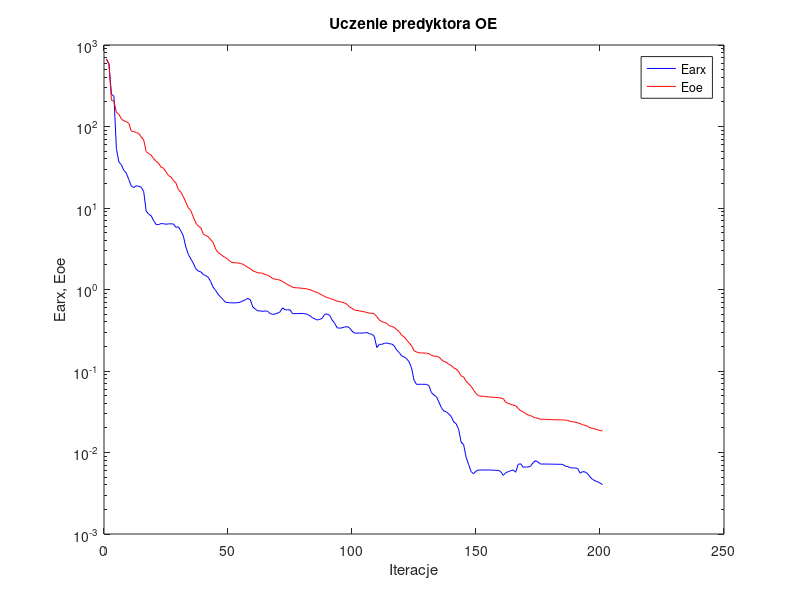
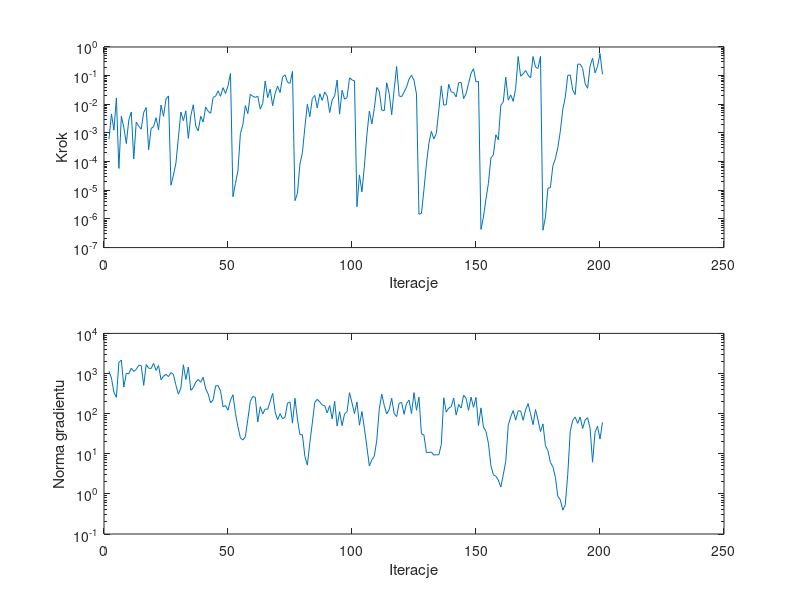

Recreate these plots in MATLAB, in order.
%uczenie predyktora oe
clear all;
n=0; farx(n+1)=6.694278e+002; foe(n+1)=6.745455e+002; wspucz(n+1)=0.000000e+000; ng(n+1)=0.000000e+000;
%odnowa zmiennej metryki
n=1; farx(n+1)=5.862973e+002; foe(n+1)=5.805194e+002; krok(n+1)=6.019342e-004; ng(n+1)=1.137674e+003;
n=2; farx(n+1)=2.493286e+002; foe(n+1)=2.108087e+002; krok(n+1)=4.633174e-003; ng(n+1)=7.714066e+002;
n=3; farx(n+1)=2.352796e+002; foe(n+1)=2.043419e+002; krok(n+1)=1.250908e-003; ng(n+1)=3.385733e+002;
n=4; farx(n+1)=5.352597e+001; foe(n+1)=1.492171e+002; krok(n+1)=1.640492e-002; ng(n+1)=2.545354e+002;
n=5; farx(n+1)=3.667253e+001; foe(n+1)=1.413410e+002; krok(n+1)=5.770216e-005; ng(n+1)=1.889045e+003;
n=6; farx(n+1)=3.391161e+001; foe(n+1)=1.235980e+002; krok(n+1)=3.835857e-003; ng(n+1)=2.165975e+003;
n=7; farx(n+1)=2.895924e+001; foe(n+1)=1.174709e+002; krok(n+1)=1.548092e-003; ng(n+1)=4.593421e+002;
n=8; farx(n+1)=2.673766e+001; foe(n+1)=1.147694e+002; krok(n+1)=4.270089e-004; ng(n+1)=1.016010e+003;
n=9; farx(n+1)=2.239808e+001; foe(n+1)=1.096362e+002; krok(n+1)=2.831403e-003; ng(n+1)=9.839181e+002;
n=10; farx(n+1)=1.857052e+001; foe(n+1)=8.786207e+001; krok(n+1)=5.400718e-003; ng(n+1)=1.354982e+003;
n=11; farx(n+1)=1.784725e+001; foe(n+1)=8.674429e+001; krok(n+1)=1.247165e-004; ng(n+1)=1.128026e+003;
n=12; farx(n+1)=1.875788e+001; foe(n+1)=8.431432e+001; krok(n+1)=2.391214e-003; ng(n+1)=1.265935e+003;
n=13; farx(n+1)=1.849298e+001; foe(n+1)=8.224659e+001; krok(n+1)=1.721185e-003; ng(n+1)=1.600105e+003;
n=14; farx(n+1)=1.803057e+001; foe(n+1)=7.422665e+001; krok(n+1)=1.353531e-003; ng(n+1)=1.586776e+003;
n=15; farx(n+1)=1.591282e+001; foe(n+1)=6.850280e+001; krok(n+1)=5.200687e-003; ng(n+1)=5.067477e+002;
n=16; farx(n+1)=9.204401e+000; foe(n+1)=4.930566e+001; krok(n+1)=7.757015e-003; ng(n+1)=1.666365e+003;
n=17; farx(n+1)=8.382911e+000; foe(n+1)=4.648287e+001; krok(n+1)=2.601359e-004; ng(n+1)=1.364128e+003;
n=18; farx(n+1)=8.043753e+000; foe(n+1)=4.459140e+001; krok(n+1)=1.427772e-003; ng(n+1)=1.330308e+003;
n=19; farx(n+1)=6.994772e+000; foe(n+1)=4.044930e+001; krok(n+1)=1.667309e-003; ng(n+1)=1.795520e+003;
n=20; farx(n+1)=6.281662e+000; foe(n+1)=3.730160e+001; krok(n+1)=3.400118e-003; ng(n+1)=1.194785e+003;
n=21; farx(n+1)=6.250001e+000; foe(n+1)=3.552256e+001; krok(n+1)=1.290694e-003; ng(n+1)=1.577692e+003;
n=22; farx(n+1)=6.436618e+000; foe(n+1)=3.174094e+001; krok(n+1)=9.385969e-003; ng(n+1)=6.998579e+002;
n=23; farx(n+1)=6.414548e+000; foe(n+1)=3.077966e+001; krok(n+1)=3.813746e-003; ng(n+1)=8.582087e+002;
n=24; farx(n+1)=6.323118e+000; foe(n+1)=2.769249e+001; krok(n+1)=1.540553e-002; ng(n+1)=9.521507e+002;
n=25; farx(n+1)=6.387850e+000; foe(n+1)=2.501143e+001; krok(n+1)=1.957537e-002; ng(n+1)=8.364507e+002;
%odnowa zmiennej metryki
n=26; farx(n+1)=6.395299e+000; foe(n+1)=2.405797e+001; krok(n+1)=1.502405e-005; ng(n+1)=1.054224e+003;
n=27; farx(n+1)=6.364783e+000; foe(n+1)=2.162765e+001; krok(n+1)=3.386439e-005; ng(n+1)=9.484319e+002;
n=28; farx(n+1)=5.793421e+000; foe(n+1)=2.027265e+001; krok(n+1)=8.904993e-005; ng(n+1)=5.093822e+002;
n=29; farx(n+1)=5.881373e+000; foe(n+1)=1.684516e+001; krok(n+1)=6.946998e-004; ng(n+1)=3.057477e+002;
n=30; farx(n+1)=5.225440e+000; foe(n+1)=1.563868e+001; krok(n+1)=5.381741e-003; ng(n+1)=4.318560e+002;
n=31; farx(n+1)=4.520334e+000; foe(n+1)=1.374531e+001; krok(n+1)=2.690870e-003; ng(n+1)=1.649606e+003;
n=32; farx(n+1)=3.328089e+000; foe(n+1)=1.178264e+001; krok(n+1)=5.879121e-003; ng(n+1)=7.074347e+002;
n=33; farx(n+1)=2.697501e+000; foe(n+1)=1.006256e+001; krok(n+1)=6.459813e-004; ng(n+1)=1.453592e+003;
n=34; farx(n+1)=2.373352e+000; foe(n+1)=9.293909e+000; krok(n+1)=3.990929e-003; ng(n+1)=3.833804e+002;
n=35; farx(n+1)=2.105407e+000; foe(n+1)=7.764963e+000; krok(n+1)=9.659422e-003; ng(n+1)=4.443363e+002;
n=36; farx(n+1)=1.800587e+000; foe(n+1)=6.555693e+000; krok(n+1)=1.708199e-003; ng(n+1)=6.111262e+002;
n=37; farx(n+1)=1.684282e+000; foe(n+1)=6.015949e+000; krok(n+1)=1.189159e-003; ng(n+1)=7.134977e+002;
n=38; farx(n+1)=1.650200e+000; foe(n+1)=5.746601e+000; krok(n+1)=3.816075e-003; ng(n+1)=6.046908e+002;
n=39; farx(n+1)=1.531405e+000; foe(n+1)=4.818422e+000; krok(n+1)=2.407737e-003; ng(n+1)=8.039688e+002;
n=40; farx(n+1)=1.477685e+000; foe(n+1)=4.595475e+000; krok(n+1)=8.085176e-003; ng(n+1)=4.141396e+002;
n=41; farx(n+1)=1.416485e+000; foe(n+1)=4.454365e+000; krok(n+1)=5.682045e-003; ng(n+1)=3.086839e+002;
n=42; farx(n+1)=1.251495e+000; foe(n+1)=4.086296e+000; krok(n+1)=4.874671e-003; ng(n+1)=1.844173e+002;
n=43; farx(n+1)=1.070091e+000; foe(n+1)=3.786746e+000; krok(n+1)=1.737095e-002; ng(n+1)=2.215369e+002;
n=44; farx(n+1)=9.741694e-001; foe(n+1)=3.149649e+000; krok(n+1)=1.915230e-002; ng(n+1)=4.892480e+002;
n=45; farx(n+1)=8.749598e-001; foe(n+1)=2.834370e+000; krok(n+1)=2.954351e-002; ng(n+1)=5.034939e+002;
n=46; farx(n+1)=8.092888e-001; foe(n+1)=2.719187e+000; krok(n+1)=1.902655e-002; ng(n+1)=3.626552e+002;
n=47; farx(n+1)=7.523787e-001; foe(n+1)=2.563106e+000; krok(n+1)=3.800897e-002; ng(n+1)=1.480693e+002;
n=48; farx(n+1)=6.969942e-001; foe(n+1)=2.456973e+000; krok(n+1)=2.378798e-002; ng(n+1)=1.591995e+002;
n=49; farx(n+1)=6.921487e-001; foe(n+1)=2.340192e+000; krok(n+1)=4.438543e-002; ng(n+1)=1.217407e+002;
n=50; farx(n+1)=6.863201e-001; foe(n+1)=2.190257e+000; krok(n+1)=1.183885e-001; ng(n+1)=2.174833e+002;
%odnowa zmiennej metryki
n=51; farx(n+1)=6.862432e-001; foe(n+1)=2.135714e+000; krok(n+1)=5.945963e-006; ng(n+1)=2.955897e+002;
n=52; farx(n+1)=6.859498e-001; foe(n+1)=2.126348e+000; krok(n+1)=1.743790e-005; ng(n+1)=1.020665e+002;
n=53; farx(n+1)=6.895727e-001; foe(n+1)=2.118310e+000; krok(n+1)=4.727834e-005; ng(n+1)=4.719640e+001;
n=54; farx(n+1)=6.994918e-001; foe(n+1)=2.088160e+000; krok(n+1)=9.489565e-004; ng(n+1)=2.486473e+001;
n=55; farx(n+1)=7.265412e-001; foe(n+1)=2.040993e+000; krok(n+1)=1.945210e-003; ng(n+1)=2.200981e+001;
n=56; farx(n+1)=7.479900e-001; foe(n+1)=1.955108e+000; krok(n+1)=9.019129e-003; ng(n+1)=2.656996e+001;
n=57; farx(n+1)=7.802325e-001; foe(n+1)=1.865100e+000; krok(n+1)=4.719599e-003; ng(n+1)=7.205775e+001;
n=58; farx(n+1)=7.452658e-001; foe(n+1)=1.803968e+000; krok(n+1)=2.223039e-002; ng(n+1)=2.024582e+002;
n=59; farx(n+1)=6.108417e-001; foe(n+1)=1.696513e+000; krok(n+1)=1.911063e-002; ng(n+1)=2.677601e+002;
n=60; farx(n+1)=5.759700e-001; foe(n+1)=1.652332e+000; krok(n+1)=1.740861e-002; ng(n+1)=2.554966e+002;
n=61; farx(n+1)=5.467362e-001; foe(n+1)=1.602332e+000; krok(n+1)=1.931884e-002; ng(n+1)=6.169960e+001;
n=62; farx(n+1)=5.471028e-001; foe(n+1)=1.595502e+000; krok(n+1)=6.818297e-003; ng(n+1)=1.490597e+002;
n=63; farx(n+1)=5.385769e-001; foe(n+1)=1.581592e+000; krok(n+1)=1.078150e-002; ng(n+1)=9.858678e+001;
n=64; farx(n+1)=5.460541e-001; foe(n+1)=1.520729e+000; krok(n+1)=6.491499e-002; ng(n+1)=1.308118e+002;
n=65; farx(n+1)=5.396136e-001; foe(n+1)=1.502222e+000; krok(n+1)=1.694661e-002; ng(n+1)=1.277593e+002;
n=66; farx(n+1)=5.076050e-001; foe(n+1)=1.433223e+000; krok(n+1)=3.377159e-002; ng(n+1)=2.021959e+002;
n=67; farx(n+1)=4.952979e-001; foe(n+1)=1.364117e+000; krok(n+1)=8.956895e-003; ng(n+1)=3.196590e+002;
n=68; farx(n+1)=5.005093e-001; foe(n+1)=1.341463e+000; krok(n+1)=2.378377e-002; ng(n+1)=1.111613e+002;
n=69; farx(n+1)=5.140269e-001; foe(n+1)=1.324995e+000; krok(n+1)=4.294671e-002; ng(n+1)=7.035533e+001;
n=70; farx(n+1)=5.318259e-001; foe(n+1)=1.300738e+000; krok(n+1)=2.578794e-002; ng(n+1)=9.983493e+001;
n=71; farx(n+1)=5.960109e-001; foe(n+1)=1.253582e+000; krok(n+1)=8.892157e-002; ng(n+1)=7.486826e+001;
n=72; farx(n+1)=5.633293e-001; foe(n+1)=1.199847e+000; krok(n+1)=1.072012e-001; ng(n+1)=8.219462e+001;
n=73; farx(n+1)=5.634339e-001; foe(n+1)=1.149840e+000; krok(n+1)=5.893163e-002; ng(n+1)=1.822808e+002;
n=74; farx(n+1)=5.646564e-001; foe(n+1)=1.111637e+000; krok(n+1)=5.401650e-002; ng(n+1)=1.963527e+002;
n=75; farx(n+1)=5.045956e-001; foe(n+1)=1.065797e+000; krok(n+1)=1.409038e-001; ng(n+1)=5.789338e+001;
%odnowa zmiennej metryki
n=76; farx(n+1)=5.052993e-001; foe(n+1)=1.051108e+000; krok(n+1)=4.345419e-006; ng(n+1)=2.412403e+002;
n=77; farx(n+1)=5.060794e-001; foe(n+1)=1.048503e+000; krok(n+1)=7.794783e-006; ng(n+1)=7.289818e+001;
n=78; farx(n+1)=5.076806e-001; foe(n+1)=1.043399e+000; krok(n+1)=8.190066e-005; ng(n+1)=2.979489e+001;
n=79; farx(n+1)=5.090377e-001; foe(n+1)=1.033527e+000; krok(n+1)=2.026610e-004; ng(n+1)=2.973053e+001;
n=80; farx(n+1)=5.039488e-001; foe(n+1)=1.026380e+000; krok(n+1)=1.592864e-003; ng(n+1)=8.620312e+000;
n=81; farx(n+1)=4.957654e-001; foe(n+1)=1.013341e+000; krok(n+1)=1.007231e-002; ng(n+1)=5.206212e+000;
n=82; farx(n+1)=4.777830e-001; foe(n+1)=9.962954e-001; krok(n+1)=3.683227e-003; ng(n+1)=1.885278e+001;
n=83; farx(n+1)=4.518164e-001; foe(n+1)=9.696311e-001; krok(n+1)=1.598692e-002; ng(n+1)=5.871266e+001;
n=84; farx(n+1)=4.367209e-001; foe(n+1)=9.394891e-001; krok(n+1)=2.038266e-002; ng(n+1)=1.919551e+002;
n=85; farx(n+1)=4.224286e-001; foe(n+1)=9.188811e-001; krok(n+1)=7.431661e-003; ng(n+1)=2.275451e+002;
n=86; farx(n+1)=4.301682e-001; foe(n+1)=8.824394e-001; krok(n+1)=2.343419e-002; ng(n+1)=1.960877e+002;
n=87; farx(n+1)=4.434266e-001; foe(n+1)=8.509155e-001; krok(n+1)=1.370811e-002; ng(n+1)=1.634629e+002;
n=88; farx(n+1)=4.969837e-001; foe(n+1)=8.190542e-001; krok(n+1)=2.698544e-002; ng(n+1)=1.578940e+002;
n=89; farx(n+1)=5.003976e-001; foe(n+1)=7.943550e-001; krok(n+1)=1.963396e-002; ng(n+1)=1.041873e+002;
n=90; farx(n+1)=4.815848e-001; foe(n+1)=7.791992e-001; krok(n+1)=5.139053e-003; ng(n+1)=1.591774e+002;
n=91; farx(n+1)=4.224722e-001; foe(n+1)=7.602286e-001; krok(n+1)=1.400181e-002; ng(n+1)=7.415284e+001;
n=92; farx(n+1)=3.858076e-001; foe(n+1)=7.414256e-001; krok(n+1)=1.960421e-002; ng(n+1)=2.031725e+002;
n=93; farx(n+1)=3.392472e-001; foe(n+1)=7.179103e-001; krok(n+1)=7.045190e-002; ng(n+1)=4.919024e+001;
n=94; farx(n+1)=3.354818e-001; foe(n+1)=7.120444e-001; krok(n+1)=4.534550e-003; ng(n+1)=1.124607e+002;
n=95; farx(n+1)=3.386761e-001; foe(n+1)=6.959648e-001; krok(n+1)=3.095635e-002; ng(n+1)=5.020221e+001;
n=96; farx(n+1)=3.456989e-001; foe(n+1)=6.846536e-001; krok(n+1)=1.506159e-002; ng(n+1)=9.824844e+001;
n=97; farx(n+1)=3.507485e-001; foe(n+1)=6.560207e-001; krok(n+1)=1.706649e-002; ng(n+1)=1.118790e+002;
n=98; farx(n+1)=3.386127e-001; foe(n+1)=6.116265e-001; krok(n+1)=8.429404e-002; ng(n+1)=3.335285e+002;
n=99; farx(n+1)=3.091439e-001; foe(n+1)=5.871682e-001; krok(n+1)=7.084462e-002; ng(n+1)=1.850676e+002;
n=100; farx(n+1)=2.916492e-001; foe(n+1)=5.598682e-001; krok(n+1)=6.552688e-002; ng(n+1)=1.003395e+002;
%odnowa zmiennej metryki
n=101; farx(n+1)=2.916339e-001; foe(n+1)=5.533290e-001; krok(n+1)=2.669404e-006; ng(n+1)=1.960289e+002;
n=102; farx(n+1)=2.922236e-001; foe(n+1)=5.457131e-001; krok(n+1)=3.444097e-005; ng(n+1)=5.146006e+001;
n=103; farx(n+1)=2.918049e-001; foe(n+1)=5.400618e-001; krok(n+1)=8.833238e-006; ng(n+1)=1.132541e+002;
n=104; farx(n+1)=2.941143e-001; foe(n+1)=5.327760e-001; krok(n+1)=7.054749e-005; ng(n+1)=4.319149e+001;
n=105; farx(n+1)=2.962676e-001; foe(n+1)=5.210964e-001; krok(n+1)=8.567570e-004; ng(n+1)=1.489549e+001;
n=106; farx(n+1)=2.867423e-001; foe(n+1)=5.139049e-001; krok(n+1)=5.829556e-003; ng(n+1)=4.939542e+000;
n=107; farx(n+1)=2.822494e-001; foe(n+1)=5.103979e-001; krok(n+1)=2.063134e-003; ng(n+1)=7.064625e+000;
n=108; farx(n+1)=2.656032e-001; foe(n+1)=5.031228e-001; krok(n+1)=7.191676e-003; ng(n+1)=8.753015e+000;
n=109; farx(n+1)=1.941657e-001; foe(n+1)=4.656746e-001; krok(n+1)=3.876686e-002; ng(n+1)=2.201908e+001;
n=110; farx(n+1)=2.122594e-001; foe(n+1)=4.228455e-001; krok(n+1)=2.835564e-002; ng(n+1)=1.318144e+002;
n=111; farx(n+1)=2.123400e-001; foe(n+1)=4.041799e-001; krok(n+1)=6.303106e-003; ng(n+1)=3.056127e+002;
n=112; farx(n+1)=2.184596e-001; foe(n+1)=3.948513e-001; krok(n+1)=5.945944e-003; ng(n+1)=1.608642e+002;
n=113; farx(n+1)=2.207315e-001; foe(n+1)=3.849661e-001; krok(n+1)=5.606295e-002; ng(n+1)=9.799700e+001;
n=114; farx(n+1)=2.158707e-001; foe(n+1)=3.599002e-001; krok(n+1)=2.366103e-002; ng(n+1)=1.270476e+002;
n=115; farx(n+1)=2.146239e-001; foe(n+1)=3.521641e-001; krok(n+1)=4.312903e-003; ng(n+1)=2.420300e+002;
n=116; farx(n+1)=2.038514e-001; foe(n+1)=3.436123e-001; krok(n+1)=3.280985e-002; ng(n+1)=1.003609e+002;
n=117; farx(n+1)=1.812493e-001; foe(n+1)=3.215315e-001; krok(n+1)=2.082003e-001; ng(n+1)=8.444173e+001;
n=118; farx(n+1)=1.689795e-001; foe(n+1)=3.046589e-001; krok(n+1)=1.966568e-002; ng(n+1)=1.812088e+002;
n=119; farx(n+1)=1.533538e-001; foe(n+1)=2.746866e-001; krok(n+1)=1.844475e-002; ng(n+1)=1.909004e+002;
n=120; farx(n+1)=1.489390e-001; foe(n+1)=2.628794e-001; krok(n+1)=2.679765e-002; ng(n+1)=9.637032e+001;
n=121; farx(n+1)=1.419225e-001; foe(n+1)=2.413414e-001; krok(n+1)=4.000365e-002; ng(n+1)=1.800449e+002;
n=122; farx(n+1)=1.294186e-001; foe(n+1)=2.214689e-001; krok(n+1)=7.636705e-002; ng(n+1)=2.177109e+002;
n=123; farx(n+1)=1.093548e-001; foe(n+1)=2.050984e-001; krok(n+1)=1.028050e-001; ng(n+1)=1.006944e+002;
n=124; farx(n+1)=7.741662e-002; foe(n+1)=1.770109e-001; krok(n+1)=6.852302e-002; ng(n+1)=3.342564e+002;
n=125; farx(n+1)=6.855928e-002; foe(n+1)=1.715342e-001; krok(n+1)=2.272397e-002; ng(n+1)=1.218544e+002;
%odnowa zmiennej metryki
n=126; farx(n+1)=6.871417e-002; foe(n+1)=1.667654e-001; krok(n+1)=1.450279e-006; ng(n+1)=2.578023e+002;
n=127; farx(n+1)=6.870973e-002; foe(n+1)=1.666789e-001; krok(n+1)=1.572328e-006; ng(n+1)=3.142485e+001;
n=128; farx(n+1)=6.863726e-002; foe(n+1)=1.662340e-001; krok(n+1)=1.039083e-005; ng(n+1)=2.949321e+001;
n=129; farx(n+1)=6.857858e-002; foe(n+1)=1.657671e-001; krok(n+1)=8.074766e-005; ng(n+1)=1.070142e+001;
n=130; farx(n+1)=6.626891e-002; foe(n+1)=1.634339e-001; krok(n+1)=4.342261e-004; ng(n+1)=1.076856e+001;
n=131; farx(n+1)=5.443535e-002; foe(n+1)=1.553600e-001; krok(n+1)=1.135356e-003; ng(n+1)=1.102799e+001;
n=132; farx(n+1)=5.079684e-002; foe(n+1)=1.525681e-001; krok(n+1)=6.187216e-004; ng(n+1)=9.277733e+000;
n=133; farx(n+1)=4.850026e-002; foe(n+1)=1.513888e-001; krok(n+1)=9.534365e-004; ng(n+1)=9.483248e+000;
n=134; farx(n+1)=4.174743e-002; foe(n+1)=1.486479e-001; krok(n+1)=6.273397e-003; ng(n+1)=9.357787e+000;
n=135; farx(n+1)=3.574639e-002; foe(n+1)=1.386741e-001; krok(n+1)=4.382471e-002; ng(n+1)=1.695429e+001;
n=136; farx(n+1)=3.232868e-002; foe(n+1)=1.311052e-001; krok(n+1)=9.385969e-003; ng(n+1)=2.489940e+002;
n=137; farx(n+1)=3.169087e-002; foe(n+1)=1.287438e-001; krok(n+1)=9.698882e-003; ng(n+1)=1.093881e+002;
n=138; farx(n+1)=2.975240e-002; foe(n+1)=1.206423e-001; krok(n+1)=5.003902e-002; ng(n+1)=1.377478e+002;
n=139; farx(n+1)=2.770131e-002; foe(n+1)=1.173352e-001; krok(n+1)=2.710756e-002; ng(n+1)=1.484839e+002;
n=140; farx(n+1)=2.374113e-002; foe(n+1)=1.087015e-001; krok(n+1)=2.571046e-002; ng(n+1)=2.452635e+002;
n=141; farx(n+1)=2.251153e-002; foe(n+1)=1.061506e-001; krok(n+1)=1.808357e-002; ng(n+1)=9.194541e+001;
n=142; farx(n+1)=1.927283e-002; foe(n+1)=9.831038e-002; krok(n+1)=5.623415e-002; ng(n+1)=1.689957e+002;
n=143; farx(n+1)=1.340875e-002; foe(n+1)=8.726849e-002; krok(n+1)=5.801457e-002; ng(n+1)=1.374680e+002;
n=144; farx(n+1)=1.251335e-002; foe(n+1)=8.473170e-002; krok(n+1)=1.571994e-002; ng(n+1)=2.873884e+002;
n=145; farx(n+1)=8.768161e-003; foe(n+1)=7.479686e-002; krok(n+1)=2.331822e-002; ng(n+1)=2.420067e+002;
n=146; farx(n+1)=7.159048e-003; foe(n+1)=6.996600e-002; krok(n+1)=5.335388e-002; ng(n+1)=1.209827e+002;
n=147; farx(n+1)=5.849860e-003; foe(n+1)=6.498350e-002; krok(n+1)=1.217528e-001; ng(n+1)=2.583749e+002;
n=148; farx(n+1)=5.474541e-003; foe(n+1)=5.856792e-002; krok(n+1)=1.752988e-001; ng(n+1)=1.441241e+002;
n=149; farx(n+1)=5.915738e-003; foe(n+1)=5.290951e-002; krok(n+1)=6.024636e-002; ng(n+1)=2.533326e+002;
n=150; farx(n+1)=6.095489e-003; foe(n+1)=4.979680e-002; krok(n+1)=6.244338e-002; ng(n+1)=5.025653e+001;
%odnowa zmiennej metryki
n=151; farx(n+1)=6.094095e-003; foe(n+1)=4.910564e-002; krok(n+1)=4.293269e-007; ng(n+1)=1.391094e+002;
n=152; farx(n+1)=6.093753e-003; foe(n+1)=4.895058e-002; krok(n+1)=1.160413e-006; ng(n+1)=4.637434e+001;
n=153; farx(n+1)=6.102958e-003; foe(n+1)=4.844066e-002; krok(n+1)=4.920561e-006; ng(n+1)=3.610618e+001;
n=154; farx(n+1)=6.102887e-003; foe(n+1)=4.816226e-002; krok(n+1)=1.744002e-005; ng(n+1)=1.827042e+001;
n=155; farx(n+1)=6.090121e-003; foe(n+1)=4.786959e-002; krok(n+1)=1.347782e-004; ng(n+1)=5.060604e+000;
n=156; farx(n+1)=6.068778e-003; foe(n+1)=4.772091e-002; krok(n+1)=1.711903e-004; ng(n+1)=3.007652e+000;
n=157; farx(n+1)=6.044988e-003; foe(n+1)=4.733877e-002; krok(n+1)=8.650734e-004; ng(n+1)=2.754171e+000;
n=158; farx(n+1)=6.046428e-003; foe(n+1)=4.721354e-002; krok(n+1)=5.724944e-004; ng(n+1)=2.225029e+000;
n=159; farx(n+1)=5.805209e-003; foe(n+1)=4.638381e-002; krok(n+1)=9.219686e-003; ng(n+1)=1.478087e+000;
n=160; farx(n+1)=5.248715e-003; foe(n+1)=4.579392e-002; krok(n+1)=1.208515e-002; ng(n+1)=3.005203e+000;
n=161; farx(n+1)=5.664738e-003; foe(n+1)=4.113515e-002; krok(n+1)=8.877087e-002; ng(n+1)=6.490772e+000;
n=162; farx(n+1)=5.809369e-003; foe(n+1)=4.028278e-002; krok(n+1)=1.394089e-002; ng(n+1)=5.149149e+001;
n=163; farx(n+1)=5.984596e-003; foe(n+1)=3.887364e-002; krok(n+1)=2.128042e-002; ng(n+1)=8.418531e+001;
n=164; farx(n+1)=6.093328e-003; foe(n+1)=3.813957e-002; krok(n+1)=1.263902e-002; ng(n+1)=1.191170e+002;
n=165; farx(n+1)=5.728577e-003; foe(n+1)=3.746250e-002; krok(n+1)=3.618094e-002; ng(n+1)=6.874613e+001;
n=166; farx(n+1)=7.157997e-003; foe(n+1)=3.474802e-002; krok(n+1)=4.641165e-001; ng(n+1)=1.176647e+002;
n=167; farx(n+1)=7.276895e-003; foe(n+1)=3.264014e-002; krok(n+1)=9.595947e-002; ng(n+1)=1.164410e+002;
n=168; farx(n+1)=6.596552e-003; foe(n+1)=3.152504e-002; krok(n+1)=1.150658e-001; ng(n+1)=6.853245e+001;
n=169; farx(n+1)=6.653729e-003; foe(n+1)=3.006409e-002; krok(n+1)=1.515816e-001; ng(n+1)=1.233257e+002;
n=170; farx(n+1)=6.628477e-003; foe(n+1)=2.896374e-002; krok(n+1)=1.042976e-001; ng(n+1)=1.780977e+002;
n=171; farx(n+1)=6.784606e-003; foe(n+1)=2.837542e-002; krok(n+1)=8.277891e-002; ng(n+1)=9.890494e+001;
n=172; farx(n+1)=7.492930e-003; foe(n+1)=2.724996e-002; krok(n+1)=4.635137e-001; ng(n+1)=5.313004e+001;
n=173; farx(n+1)=7.942850e-003; foe(n+1)=2.666699e-002; krok(n+1)=1.981558e-001; ng(n+1)=1.264884e+002;
n=174; farx(n+1)=7.622881e-003; foe(n+1)=2.619311e-002; krok(n+1)=1.778431e-001; ng(n+1)=6.943737e+001;
n=175; farx(n+1)=7.218100e-003; foe(n+1)=2.561722e-002; krok(n+1)=4.686024e-001; ng(n+1)=3.584093e+001;
%odnowa zmiennej metryki
n=176; farx(n+1)=7.217657e-003; foe(n+1)=2.556175e-002; krok(n+1)=4.039360e-007; ng(n+1)=5.541121e+001;
n=177; farx(n+1)=7.217131e-003; foe(n+1)=2.554591e-002; krok(n+1)=1.161289e-006; ng(n+1)=1.584997e+001;
n=178; farx(n+1)=7.209145e-003; foe(n+1)=2.540614e-002; krok(n+1)=1.191521e-005; ng(n+1)=1.198223e+001;
n=179; farx(n+1)=7.205305e-003; foe(n+1)=2.537173e-002; krok(n+1)=1.234279e-005; ng(n+1)=6.074575e+000;
n=180; farx(n+1)=7.195253e-003; foe(n+1)=2.525034e-002; krok(n+1)=7.257464e-005; ng(n+1)=4.769042e+000;
n=181; farx(n+1)=7.178091e-003; foe(n+1)=2.517912e-002; krok(n+1)=1.266922e-004; ng(n+1)=2.598495e+000;
n=182; farx(n+1)=7.170832e-003; foe(n+1)=2.516075e-002; krok(n+1)=3.098339e-004; ng(n+1)=8.647442e-001;
n=183; farx(n+1)=7.173193e-003; foe(n+1)=2.513132e-002; krok(n+1)=1.152461e-003; ng(n+1)=7.107629e-001;
n=184; farx(n+1)=7.135413e-003; foe(n+1)=2.507696e-002; krok(n+1)=6.607631e-003; ng(n+1)=3.931535e-001;
n=185; farx(n+1)=6.803822e-003; foe(n+1)=2.498787e-002; krok(n+1)=1.775074e-002; ng(n+1)=5.347801e-001;
n=186; farx(n+1)=6.717959e-003; foe(n+1)=2.476026e-002; krok(n+1)=1.020372e-001; ng(n+1)=3.074009e+000;
n=187; farx(n+1)=6.493649e-003; foe(n+1)=2.411606e-002; krok(n+1)=1.057221e-001; ng(n+1)=3.634711e+001;
n=188; farx(n+1)=6.457429e-003; foe(n+1)=2.381829e-002; krok(n+1)=3.129602e-002; ng(n+1)=6.804454e+001;
n=189; farx(n+1)=6.470170e-003; foe(n+1)=2.360842e-002; krok(n+1)=2.194150e-002; ng(n+1)=8.239089e+001;
n=190; farx(n+1)=6.353109e-003; foe(n+1)=2.310268e-002; krok(n+1)=2.497735e-001; ng(n+1)=5.716306e+001;
n=191; farx(n+1)=5.576440e-003; foe(n+1)=2.262127e-002; krok(n+1)=2.522670e-001; ng(n+1)=8.181140e+001;
n=192; farx(n+1)=5.831508e-003; foe(n+1)=2.188172e-002; krok(n+1)=1.794685e-001; ng(n+1)=4.257052e+001;
n=193; farx(n+1)=5.765134e-003; foe(n+1)=2.152852e-002; krok(n+1)=5.286105e-002; ng(n+1)=6.935492e+001;
n=194; farx(n+1)=5.509752e-003; foe(n+1)=2.092269e-002; krok(n+1)=3.616714e-002; ng(n+1)=7.924058e+001;
n=195; farx(n+1)=5.008118e-003; foe(n+1)=2.014879e-002; krok(n+1)=2.181855e-001; ng(n+1)=4.259711e+001;
n=196; farx(n+1)=4.684244e-003; foe(n+1)=1.981953e-002; krok(n+1)=4.013589e-001; ng(n+1)=6.173053e+000;
n=197; farx(n+1)=4.495763e-003; foe(n+1)=1.944781e-002; krok(n+1)=1.247419e-001; ng(n+1)=3.425580e+001;
n=198; farx(n+1)=4.370767e-003; foe(n+1)=1.898307e-002; krok(n+1)=2.079006e-001; ng(n+1)=4.854798e+001;
n=199; farx(n+1)=4.226437e-003; foe(n+1)=1.862403e-002; krok(n+1)=5.899217e-001; ng(n+1)=2.323850e+001;
n=200; farx(n+1)=4.039437e-003; foe(n+1)=1.835200e-002; krok(n+1)=1.111619e-001; ng(n+1)=6.046523e+001;

figure; semilogy(farx,'b'); hold on; semilogy(foe,'r'); xlabel('Iteracje'); ylabel('Earx, Eoe'); legend('Earx','Eoe'); title('Uczenie predyktora OE');
figure; subplot(2,1,1); semilogy(krok); xlabel('Iteracje'); ylabel('Krok');
subplot(2,1,2); semilogy(ng); xlabel('Iteracje'); ylabel('Norma gradientu');
Earx=farx(n+1)
Eoe=foe(n+1)
